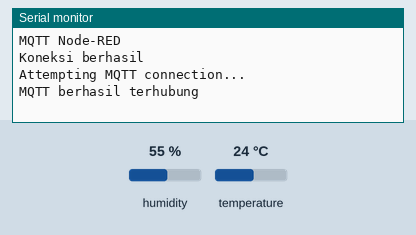
Recording of a sketch running on a simulated ESP8266 (NodeMCU). Shown: the last lines printed to the serial monitor. The inputs (shaded band) are chosen by the test bench; at power-on: humidity 55 %, temperature 24 °C. WiFi joins after 1.5 s; servers stay silent unless stated; random numbers use the default seed unless the sketch sets one; no MQTT or app messages arrive unless stated.

Above: at 2.7 s.
2.8 s: humidity set to 22 %
At 7.4 s:
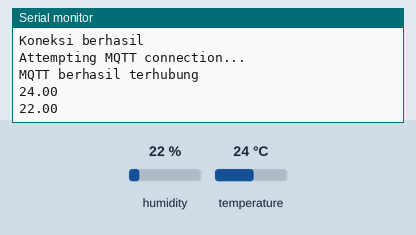
10.3 s: temperature set to 12 °C
At 12.7 s:
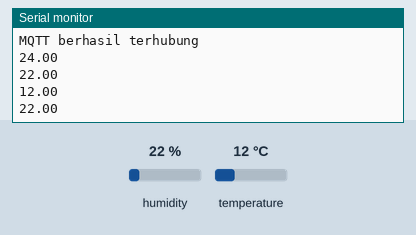
17.8 s: humidity set to 40 %
At 21.9 s:
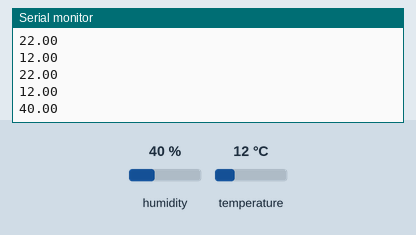
Timing chart, 0 to 23.4 s (numbered marks = the images above; inputs shaded):
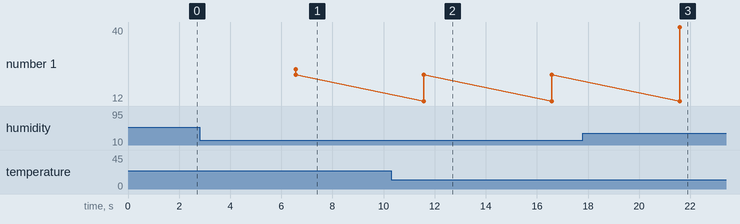

Measured:
- after the input at 2.8 s, the serial monitor: prints a new line after 3.8 s (image 1)
- after the input at 10.3 s, the serial monitor: prints a new line after 1.3 s (image 2)
- after the input at 17.8 s, the serial monitor: prints a new line after 3.8 s (image 3)
- plotted number 1: 22 → 40 after the input at 17.8 s

The sketch:

node_4.ino
```cpp
#include <Adafruit_Sensor.h>
#include <ESP8266WiFi.h>
#include <PubSubClient.h>
#include <DHT.h>
#include <WiFiManager.h>

#define dhtpin D2
#define dhttype DHT22
DHT dht(dhtpin, dhttype);
float humi, temp;
String clientId;

//const char *ssid = "[]";
//const char *pass = "satuduatiga";

const char *mqtt_server = "138.3.218.179";
const char *mqtt_user = "kiyura";
const char *mqtt_pass = "1234";

WiFiClient espClient;
PubSubClient client(espClient);

long now = millis();
long lastMeasure = 0;

void setup_wifi()
{
  delay(10);
  WiFi.mode(WIFI_STA);
  WiFiManager wm;
  bool res;
  res = wm.autoConnect("Node 4", "qweasdzxc");
  if(!res){
    Serial.println("Gagal terhubung");
  } else {
    Serial.println("Koneksi berhasil");
  }
}

void reconnect()
{
  while (!client.connected())
  {
    Serial.println("Attempting MQTT connection...");
    clientId = "ESP8266Client-";
    clientId += String(random(0xffff), HEX);
    if (client.connect(clientId.c_str(), mqtt_user, mqtt_pass))
    {
      Serial.println("MQTT berhasil terhubung");
      client.publish("/kiyura/status", "node4");
    }
    else
    {
      Serial.print("failed, rc=");
      Serial.print(client.state());
      Serial.println("try again in 5 seconds");
      delay(5000);
    }
  }
}

void setup()
{
  Serial.begin(115200);
  Serial.println("MQTT Node-RED");
  setup_wifi();
  client.setServer(mqtt_server, 1883);
  dht.begin();
}

void loop()
{
  if (!client.connected())
  {
    reconnect();
  }
  if (!client.loop())
  {
    client.connect(clientId.c_str(), mqtt_user, mqtt_pass);
  }
  now = millis();
  if (now - lastMeasure > 5000)
  {
    humi = dht.readHumidity();
    temp = dht.readTemperature();
    if (isnan(humi) || isnan(temp))
    {
      Serial.print("Pembancaan DHT22 gagal");
      delay(1000);
      return;
    }
    static char temperatureTemp[7];
    dtostrf(temp, 4, 2, temperatureTemp);
    Serial.println(temperatureTemp);
    client.publish("/kiyura/temp", temperatureTemp);

    static char humidityTemp[7];
    dtostrf(humi, 4, 2, humidityTemp);
    Serial.println(humidityTemp);
    client.publish("/kiyura/humi", humidityTemp);
  }
  delay(5000);
}
```
